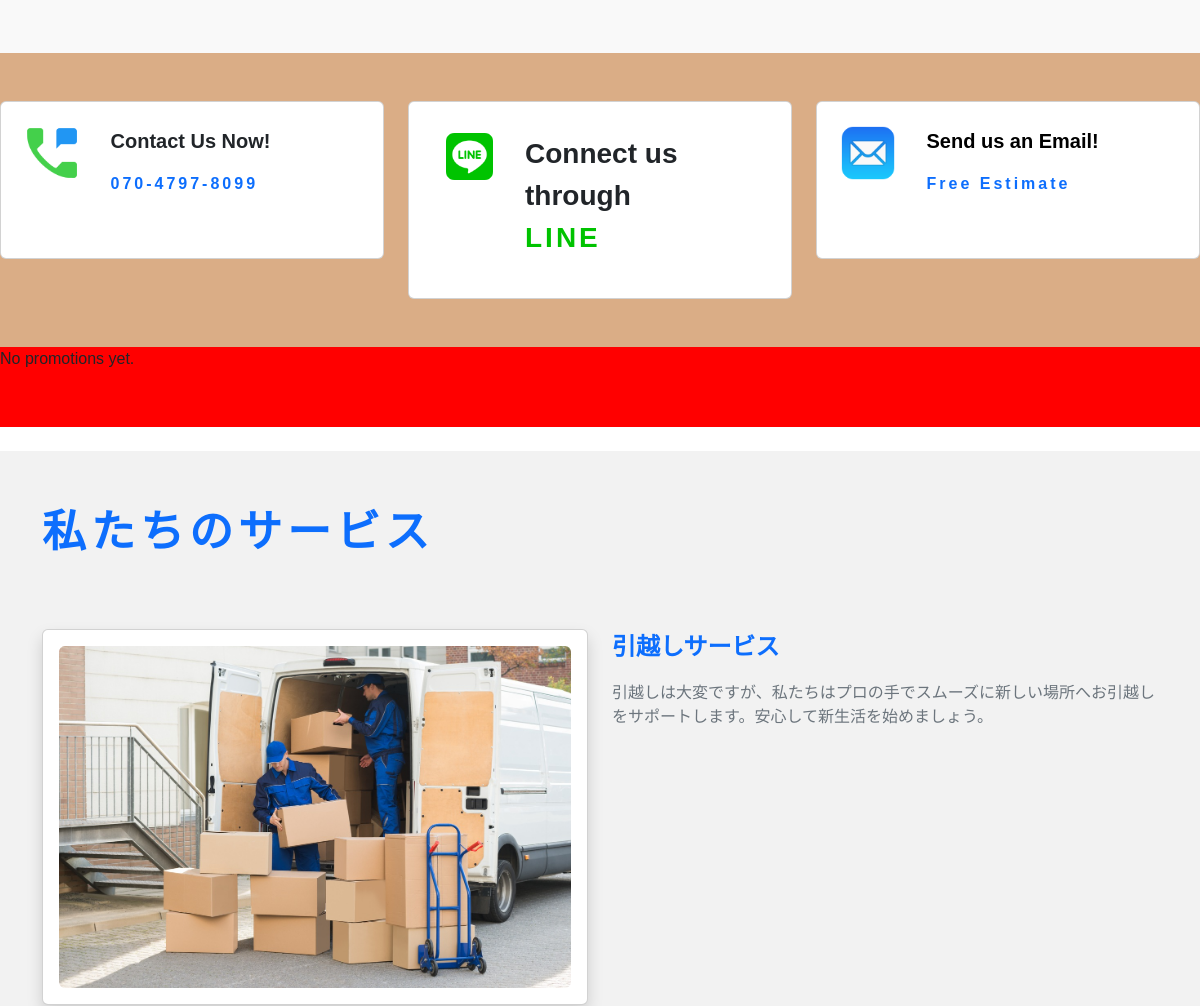
The app's page / (middle part), older data.
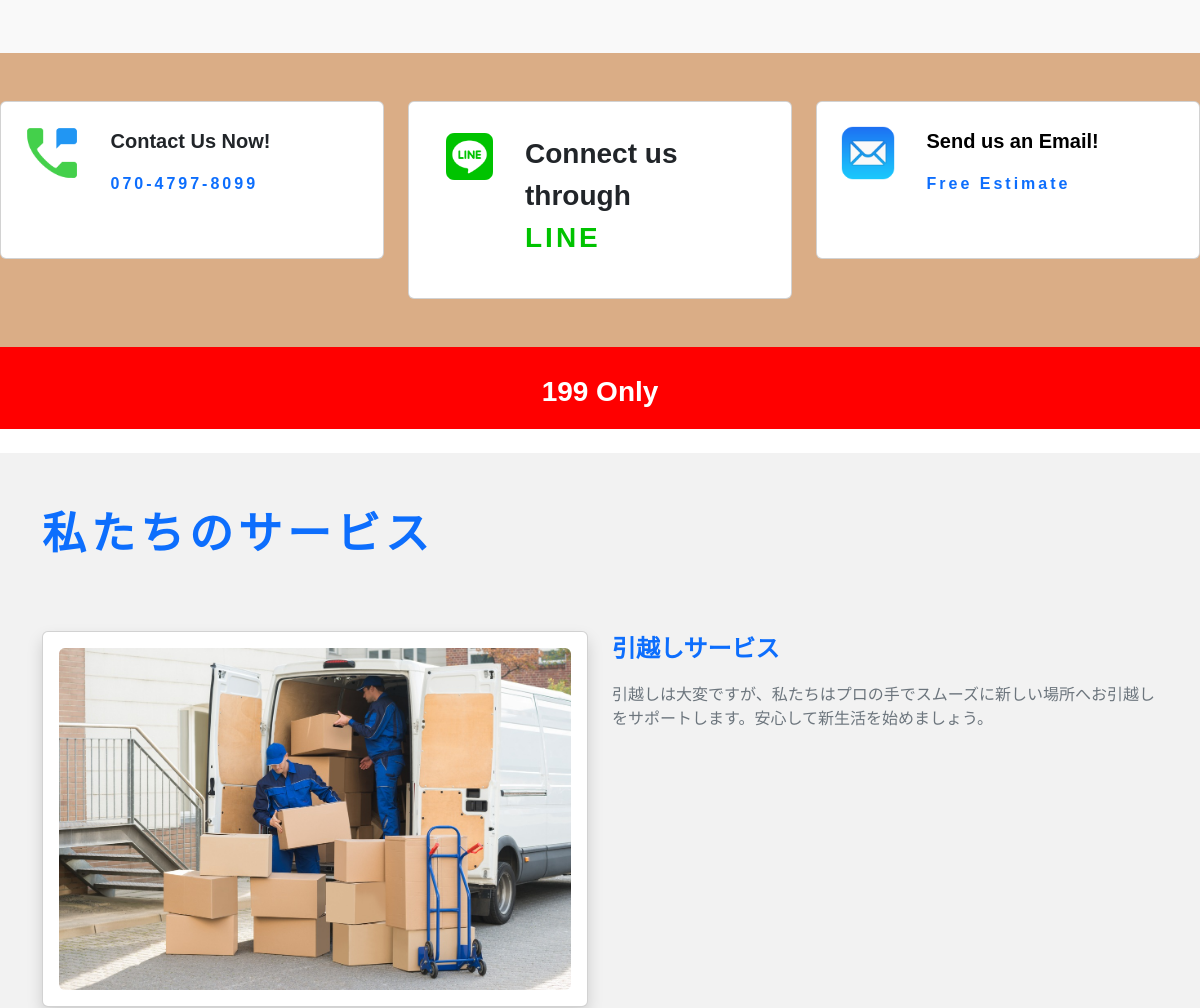
The same page, newer data.
### tables this page shows
CREATE TABLE `updates` (
  `update_id` int(11) NOT NULL,
  `update_location` text NOT NULL,
  `update_title` text NOT NULL,
  `update_description` text NOT NULL,
  `update_image` longtext NOT NULL,
  `update_date` int(11) NOT NULL
);

### index.php (the view, shortened to what this page needs)
<?php
include './connection.php';
$currentDate = strtotime(date("Y-m-d") . "00:00:00");
$res = mysqli_query($conn,"SELECT * FROM page_count WHERE count_date = $currentDate");
if ($res->num_rows == 0){
    mysqli_query($conn,"INSERT INTO page_count (count_date,count) VALUES($currentDate,1)");
} else {
    mysqli_query($conn,"UPDATE page_count SET count = count + 1 WHERE count_date = $currentDate");
}
include './includes/header.php';
?>
<section class="why-Hotaru" style="min-height: 810px; background-color:#f9f9f9;">
</section>
<section class="call-to-action-section overflow-hidden" style="min-height: 150px; background-color:#DAAD86;">
    <div class="py-5">
        <div class="row">
            <div class="col-md-4 mb-3 mb-md-0">
                <div class="card card-call-to-action" style="min-height: 158px;">
                    <div class="card-body">
                        <div class="row">
                            <div class="col-md-3 col-3">
                                <img src="./icons/contact-us.png" class="img-fluid" alt="">
                            </div>
                            <div class="col-md-7 col-9 mt-2">
                                <div class="card-title">
                                    <p class="fw-bolder fs-5">Contact Us Now!</p>
                                </div>
                                <p class="card-text fw-bolder text-primary p-contact" style="letter-spacing:3px;">070-4797-8099</p>
                            </div>
                        </div>
                    </div>
                </div>
            </div>
            <div class="col-md-4 mb-3 mb-md-0">
                <div class="card card-call-to-action" style="min-height: 148px;">
                    <button type="button" class="btn btn-outline-none btn-bg-none text-start" data-bs-toggle="modal" data-bs-target="#exampleModal">
                        <div class="card-body">
                            <div class="row">
                                <div class="col-md-3 col-3">
                                    <img src="./icons/line.png" class="img-fluid" alt="">
                                </div>
                                <div class="col-md-7 col-9 mt-2">
                                    <div class="card-title">
                                        <p class="fw-bolder fs-3">Connect us through <span class="fw-bolder" style="letter-spacing: 3px; color:#00C300!important;">LINE</span></p>
                                    </div>
                                </div>
                            </div>
                        </div>
                    </button>
                </div>
            </div>
            <div class="col-md-4">
                <div class="card card-call-to-action" style="min-height: 158px;">
                    <a href="./pages/inquiry.php" class="text-decoration-none text-black">
                        <div class="card-body">
                            <div class="row">
                                <div class="col-md-3 col-3">
                                    <img src="./icons/email.png" class="img-fluid" alt="">
                                </div>
                                <div class="col-md-7 col-9 mt-2">
                                    <div class="card-title">
                                        <p class="fw-bolder fs-5">Send us an Email!</p>
                                    </div>
                                    <p class="card-text fw-bolder text-primary p-contact" style="letter-spacing:3px;">Free Estimate</p>
                                </div>
                            </div>
                        </div>
                    </a>
                </div>
            </div>
        </div>
    </div>
</section>
<section class="promotion" style="min-height:80px; background-color: red;">
    <?php
    $sqlPromotion = "SELECT * FROM updates WHERE update_location = 'Promotion'";
    $result = mysqli_query($conn, $sqlPromotion);
    if ($result) {
        $rowUpdates = mysqli_fetch_assoc($result);
        if ($rowUpdates) {
    ?>
            <div class="container">
                <div class="d-flex justify-content-center align-items-center">
                    <p class="mt-4 text-white fw-bolder fs-3"><?php echo $rowUpdates['update_description']; ?></p>
                </div>
            </div>
    <?php
        } else {
            echo "<p>No promotions yet.</p>";
        }
    } else {
        echo "Error: " . mysqli_error($conn);
    }
    ?>
</section>
<section class="section-second">
    <div class="container-fluid pb-5" style="background-color: #f2f2f2; min-height: 1080px;">
        <div class="container">
            <div class="text-primary text-start fw-bolder mt-4 mb-3 py-5" style="font-size:44px; letter-spacing:5px;">
                私たちのサービス
            </div>
            <div class="row">
                <div class="col-md-6">
                    <div class="card shadow mb-5">
                        <div class="card-body">
                            <img src="./img/sample-3.jpg" class="img-fluid rounded" alt="Image for Moving Services">
                        </div>
                    </div>
                </div>
                <div class="col-md-6 mb-3 mb-md-5">
                    <p class="fw-bolder fs-4 text-primary">引越しサービス</p>
                    <p class="text-secondary">引越しは大変ですが、私たちはプロの手でスムーズに新しい場所へお引越しをサポートします。安心して新生活を始めましょう。</p>
                </div>
            </div>
        </div>
    </div>
</section>
<?php
include './includes/footer.php'
?>

### includes/header.php (shortened to what this page needs)
<!DOCTYPE html>
<html lang="en">
<head>
    <link rel="stylesheet" href="../../hotaru/node_modules/bootstrap/dist/css/bootstrap.css">
    <link rel="stylesheet" href="../../hotaru/styles/main.scss">
</head>
<body style="padding-top: 60px;">

### includes/footer.php (shortened to what this page needs)
</body>
</html>

### includes/header.php (style rules this page uses)
body { font-family: 'Meiryo', sans-serif; }
@media screen and (min-width: 1024px) { body { font-family: 'Hiragino Kaku Gothic Pro', 'ヒラギノ角ゴ Pro W3', sans-serif; } }

Row changes from the older to the newer data that the page shows:
added updates: update_description "199 Only"
Text that changed along with them:
text no longer shown: "No promotions yet."
